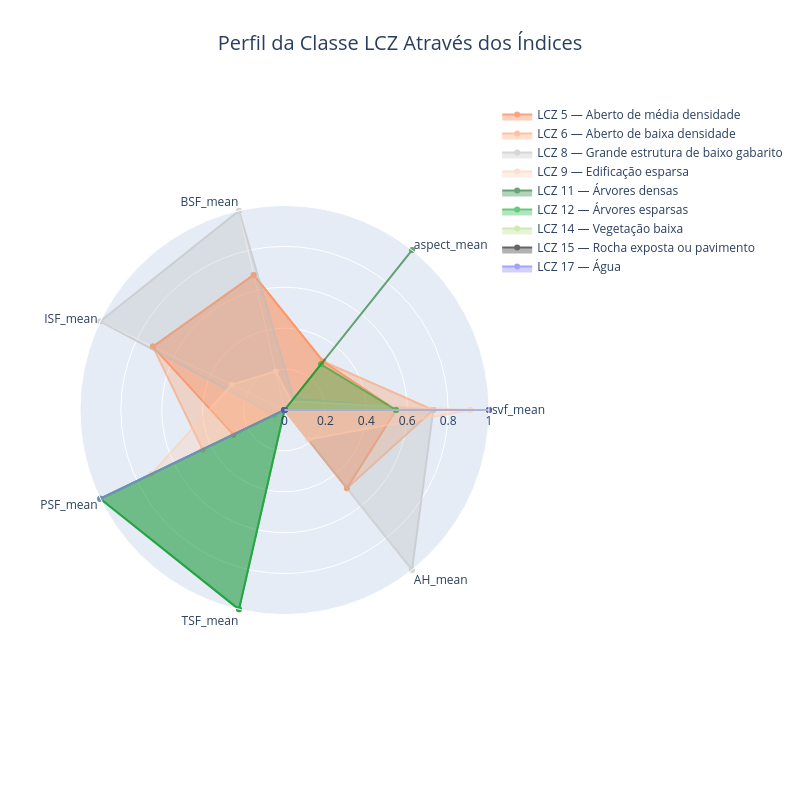

This figure's notebook cell:
### Markdown cell above
## 7. Formato do perfil por classe — `chart_type="radar"`

`"radar"` desenha um traço polar por classe LCZ ao longo de vários parâmetros solicitados, cada eixo normalizado por min-max (`normalize_radar=True`, padrão) para que parâmetros com faixas naturais muito diferentes (0–1 do SVF vs. dezenas a centenas de W/m² do AH) permaneçam visualmente comparáveis no mesmo gráfico. Esta é a forma mais clara de comparar a *assinatura morfológica geral* de uma classe em relação a outra — não um parâmetro de cada vez, mas o formato completo.

### Code cell
profile_params = [
    "svf_mean", "aspect_mean", "BSF_mean", "ISF_mean",
    "PSF_mean", "TSF_mean", "AH_mean",
]

radar_fig = lcz_plot_parameters(
    stack_result.path, iselect=profile_params, lcz_map=map_path,
    chart_type="radar", lang="pt",
)
radar_fig.show()

### Figure 1 — Plotly figure (JSON) as saved in the notebook; plotly's stock layout.template omitted (floating-point values rounded to 4 significant figures)
{"data": [{"fill": "toself", "line": {"color": "#FF6628"}, "name": "LCZ 5 — Aberto de média densidade", "opacity": 0.6, "r": [0.5455, 0.3036, 0.6774, 0.7143, 0.2778, 0.0, 0.4898, 0.5455], "theta": ["svf_mean", "aspect_mean", "BSF_mean", "ISF_mean", "PSF_mean", "TSF_mean", "AH_mean", "svf_mean"], "type": "scatterpolar"}, {"fill": "toself", "line": {"color": "#FF985E"}, "name": "LCZ 6 — Aberto de baixa densidade", "opacity": 0.6, "r": [0.7273, 0.3036, 0.6774, 0.7143, 0.4444, 0.0, 0.4898, 0.7273], "theta": ["svf_mean", "aspect_mean", "BSF_mean", "ISF_mean", "PSF_mean", "TSF_mean", "AH_mean", "svf_mean"], "type": "scatterpolar"}, {"fill": "toself", "line": {"color": "#BBBBBB"}, "name": "LCZ 8 — Grande estrutura de baixo gabarito", "opacity": 0.6, "r": [0.7273, 0.07143, 1.0, 1.0, 0.05556, 0.0, 1.0, 0.7273], "theta": ["svf_mean", "aspect_mean", "BSF_mean", "ISF_mean", "PSF_mean", "TSF_mean", "AH_mean", "svf_mean"], "type": "scatterpolar"}, {"fill": "toself", "line": {"color": "#FFCBAB"}, "name": "LCZ 9 — Edificação esparsa", "opacity": 0.6, "r": [0.9091, 0.05357, 0.1935, 0.2857, 0.7222, 0.0, 0.1837, 0.9091], "theta": ["svf_mean", "aspect_mean", "BSF_mean", "ISF_mean", "PSF_mean", "TSF_mean", "AH_mean", "svf_mean"], "type": "scatterpolar"}, {"fill": "toself", "line": {"color": "#006A18"}, "name": "LCZ 11 — Árvores densas", "opacity": 0.6, "r": [0.0, 1.0, 0.0, 0.0, 1.0, 1.0, 0.0, 0.0], "theta": ["svf_mean", "aspect_mean", "BSF_mean", "ISF_mean", "PSF_mean", "TSF_mean", "AH_mean", "svf_mean"], "type": "scatterpolar"}, {"fill": "toself", "line": {"color": "#00A926"}, "name": "LCZ 12 — Árvores esparsas", "opacity": 0.6, "r": [0.5455, 0.2857, 0.0, 0.0, 1.0, 1.0, 0.0, 0.5455], "theta": ["svf_mean", "aspect_mean", "BSF_mean", "ISF_mean", "PSF_mean", "TSF_mean", "AH_mean", "svf_mean"], "type": "scatterpolar"}, {"fill": "toself", "line": {"color": "#B5DA7F"}, "name": "LCZ 14 — Vegetação baixa", "opacity": 0.6, "r": [1.0, 0.0, 0.0, 0.0, 1.0, 0.0, 0.0, 1.0], "theta": ["svf_mean", "aspect_mean", "BSF_mean", "ISF_mean", "PSF_mean", "TSF_mean", "AH_mean", "svf_mean"], "type": "scatterpolar"}, {"fill": "toself", "line": {"color": "#000000"}, "name": "LCZ 15 — Rocha exposta ou pavimento", "opacity": 0.6, "r": [1.0, 0.0, 0.0, 0.0, 0.0, 0.0, 0.0, 1.0], "theta": ["svf_mean", "aspect_mean", "BSF_mean", "ISF_mean", "PSF_mean", "TSF_mean", "AH_mean", "svf_mean"], "type": "scatterpolar"}, {"fill": "toself", "line": {"color": "#656BFA"}, "name": "LCZ 17 — Água", "opacity": 0.6, "r": [1.0, 0.0, 0.0, 0.0, 1.0, 0.0, 0.0, 1.0], "theta": ["svf_mean", "aspect_mean", "BSF_mean", "ISF_mean", "PSF_mean", "TSF_mean", "AH_mean", "svf_mean"], "type": "scatterpolar"}], "layout": {"height": 800, "paper_bgcolor": "white", "polar": {"radialaxis": {"range": [0, 1], "visible": true}}, "showlegend": true, "title": {"font": {"size": 20}, "text": "Perfil da Classe LCZ Através dos Índices", "x": 0.5, "xanchor": "center"}, "width": 800}}
